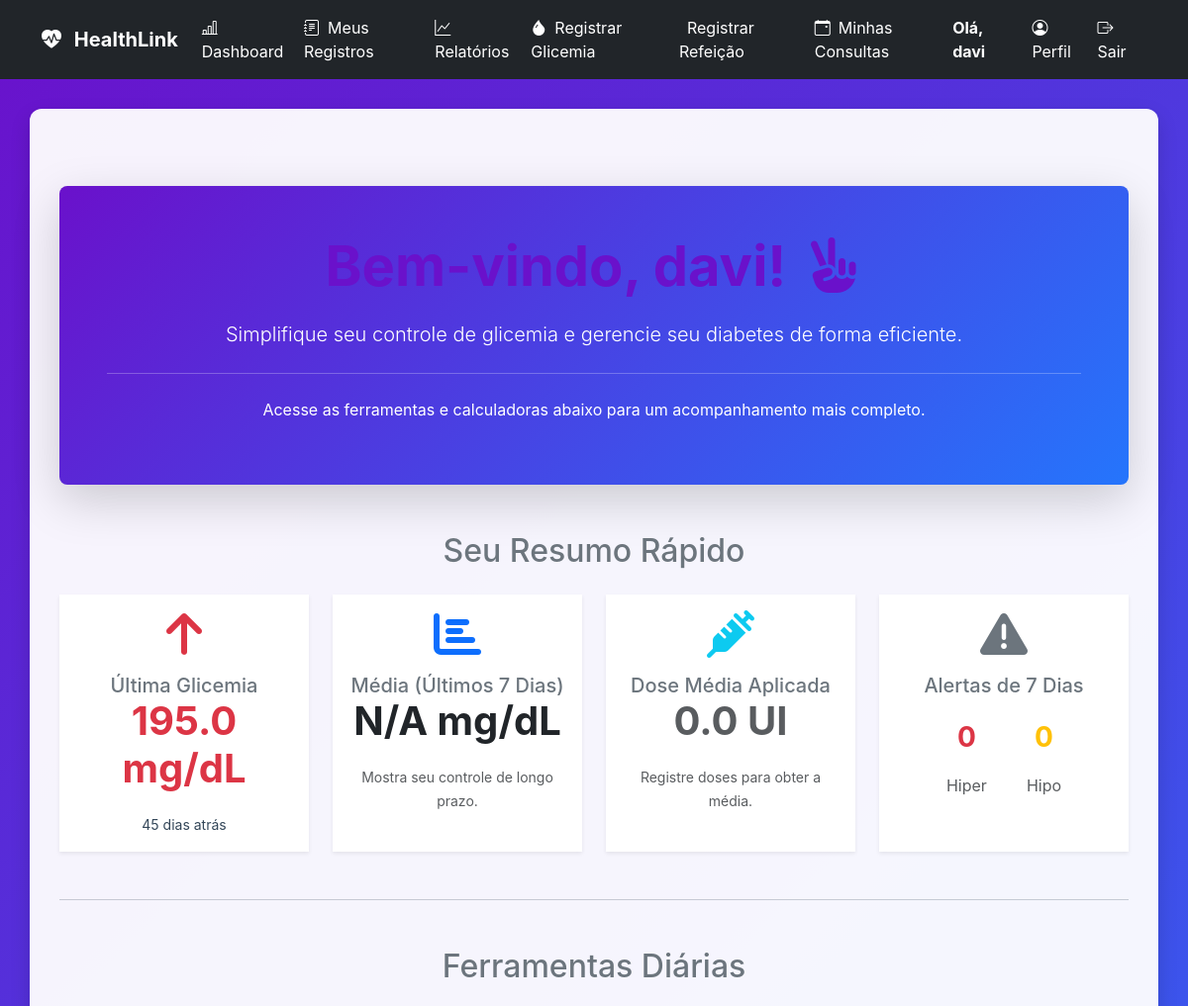
Before: /dashboard (signed in, upper part) with the older database file.
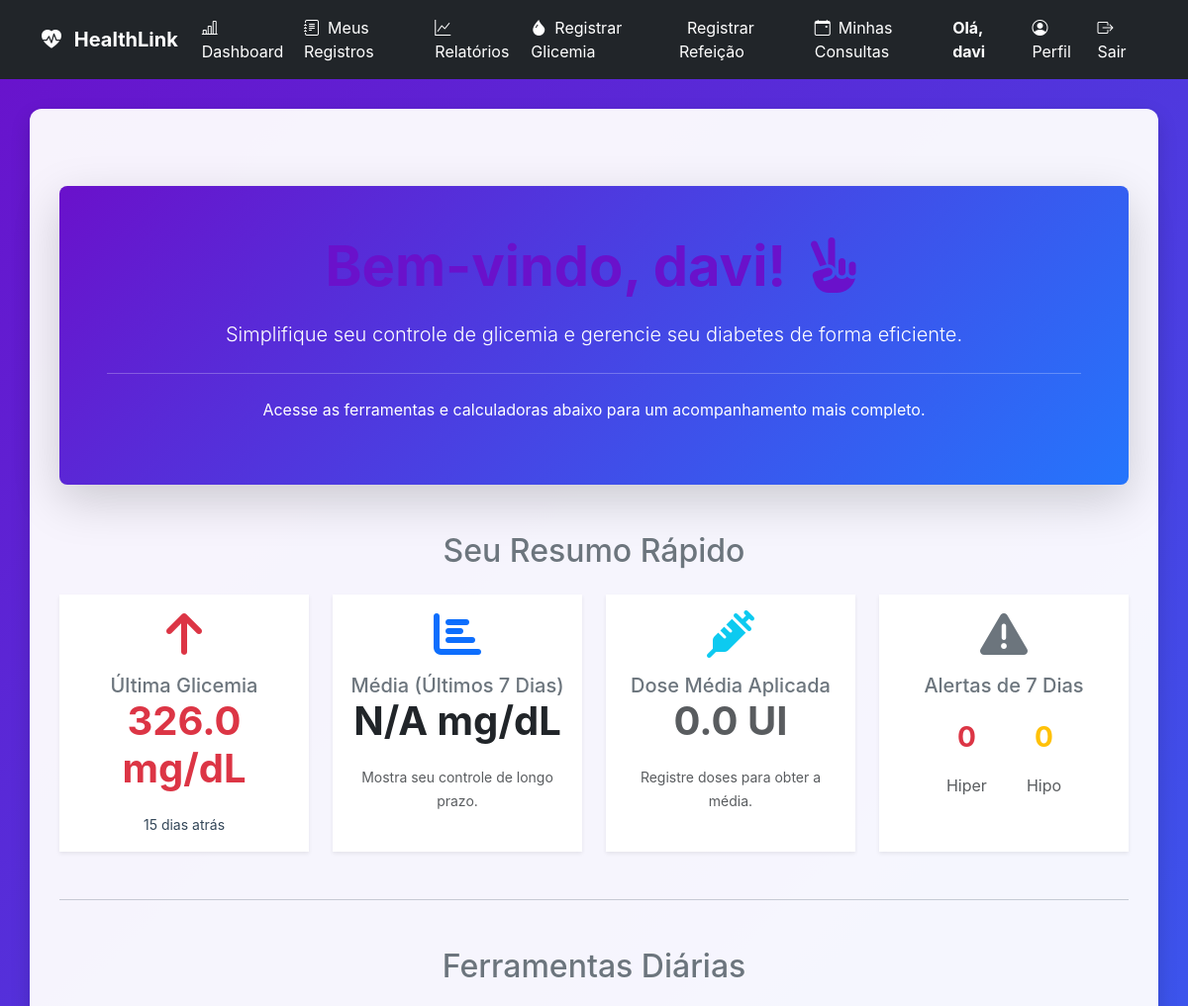
After: the same page with the newer database file.
### tables this page shows
CREATE TABLE registros (
                    id INTEGER PRIMARY KEY,
                    user_id INTEGER NOT NULL,
                    data_hora TEXT NOT NULL,
                    tipo TEXT NOT NULL,
                    valor REAL,
                    observacoes TEXT,
                    alimentos_json TEXT,
                    total_calorias REAL,
                    total_carbs REAL, dose_insulina REAL, dose_aplicada REAL, tipo_medicao TEXT,
                    FOREIGN KEY (user_id) REFERENCES users (id)
                );

### app.py (the view)
@app.route('/dashboard')
@login_required
def dashboard():
    if current_user.role in ['admin', 'secretario']:
        return redirect(url_for('dashboard_gestao'))
    elif current_user.role == 'medico':
        return redirect(url_for('dashboard_medico'))
    elif current_user.role == 'cuidador':
        return redirect(url_for('dashboard_cuidador'))
    elif current_user.role == 'paciente':
        paciente_id = current_user.id
        resumo_dados = db_manager.obter_resumo_paciente(paciente_id)
        dose_media = db_manager.calcular_dose_media_aplicada(paciente_id, dias=14)
        return render_template('dashboard_paciente.html', # Renomeado para clareza
                               resumo_dados=resumo_dados,
                               dose_media_aplicada=dose_media)
    flash("Seu perfil não está configurado. Por favor, entre em contato com o suporte.", 'danger')
    return redirect(url_for('logout'))

### app.py (called while the page is built)
@app.context_processor
def inject_now():
    return {'now': datetime.now}

### database_manager.py (called while the page is built)
    def get_db_connection(self):
        conn = sqlite3.connect(self.db_path)
        conn.execute("PRAGMA foreign_keys = ON;")
        conn.row_factory = sqlite3.Row
        return conn

    def carregar_usuario_por_id(self, user_id):
        conn = self.get_db_connection()
        user_data = conn.execute(
            "SELECT id, username, role, email, nome_completo, razao_ic, fator_sensibilidade, data_nascimento, sexo, telefone, medico_id FROM users WHERE id = ?",
            (user_id,)
        ).fetchone()
        conn.close()
        return dict(user_data) if user_data else None

### models.py (called while the page is built)
    @property
    def is_paciente(self):
        return self.role == 'paciente' or self.role == 'user'

### templates/dashboard_paciente.html (shortened to what the changed rows need)
{% extends 'base.html' %}
{% block content %}
<div class="container my-5">
    <div class="p-5 mb-4 bg-primary rounded-3 shadow-lg text-center text-white hero-dashboard">
        <h1 class="display-4 fw-bold">Bem-vindo, {{ current_user.username }}! <i class="fas fa-hand-peace ms-2"></i>
        </h1>
    </div>
    <h2 class="text-center mt-5 mb-4 text-secondary">Seu Resumo Rápido</h2>
    {% if resumo_dados.ultimo_registro %}
    {% set glicemia_valor = resumo_dados.ultimo_registro.valor | float %}
    {% set status_class = 'text-danger' if glicemia_valor > 180 else ('text-warning' if glicemia_valor < 70
        else 'text-success' ) %} {% set status_icon='fa-arrow-up' if glicemia_valor> 180 else ('fa-arrow-down' if
        glicemia_valor < 70 else 'fa-check-circle' ) %} <div class="row g-4 mb-4">
            <div class="col-12 col-md-6 col-lg-3">
                <div class="dashboard-card bg-white text-center shadow-sm h-100 p-3">
                    <div class="card-body">
                        <i class="fas {{ status_icon }} fa-3x mb-3 {{ status_class }}"></i>
                        <h5 class="card-title text-secondary">Última Glicemia</h5>
                        <h2 class="card-text display-6 fw-bold {{ status_class }}">
                            {{ resumo_dados.ultimo_registro.valor }} mg/dL
                        </h2>
                        <p class="card-text"><small>{{ resumo_dados.ultimo_registro.tempo_desde_ultimo }}</small></p>
                    </div>
                </div>
            </div>
            <div class="col-12 col-md-6 col-lg-3">
                <div class="dashboard-card bg-white text-center shadow-sm h-100 p-3">
                    <div class="card-body">
                        <i class="fas fa-chart-bar fa-3x mb-3 text-primary"></i>
                        <h5 class="card-title text-secondary">Média (Últimos 7 Dias)</h5>
                        <h2 class="card-text display-6 fw-bold text-dark">
                            {% if resumo_dados.media_ultima_semana %}
                            {{ resumo_dados.media_ultima_semana }} mg/dL
                            {% else %}
                            N/A
                            {% endif %}
                        </h2>
                        <p class="card-text"><small class="text-muted">Mostra seu controle de longo prazo.</small></p>
                    </div>
                </div>
            </div>
            <div class="col-12 col-md-6 col-lg-3">
                <div class="dashboard-card bg-white text-center shadow-sm h-100 p-3">
                    <div class="card-body">
                        <i class="fas fa-syringe fa-3x mb-3 text-info"></i>
                        <h5 class="card-title text-secondary">Dose Média Aplicada</h5>
                        {% if dose_media_aplicada is not none and dose_media_aplicada > 0 %}
                        <h2 class="card-text display-6 fw-bold text-dark">{{ dose_media_aplicada }} UI</h2>
                        <p class="card-text"><small class="text-muted">Média das últimas 2 semanas (Sugestão).</small>
                        </p>
                        {% else %}
                        <h2 class="card-text display-6 fw-bold text-muted">0.0 UI</h2>
                        <p class="card-text"><small class="text-muted">Registre doses para obter a média.</small></p>
                        {% endif %}
                    </div>
                </div>
            </div>
            <div class="col-12 col-md-6 col-lg-3">
                <div class="dashboard-card bg-white text-center shadow-sm h-100 p-3">
                    <div class="card-body">
                        <i class="fas fa-exclamation-triangle fa-3x mb-3 text-secondary"></i>
                        <h5 class="card-title text-secondary">Alertas de 7 Dias</h5>
                        <div class="d-flex justify-content-center align-items-center mt-3">
                            <div class="p-2 me-4">
                                <h3 class="fw-bolder text-danger">{{ resumo_dados.hiperglicemia_count }}</h3>
                                <p class="mb-0 text-muted">Hiper</p>
                            </div>
                            <div class="p-2">
                                <h3 class="fw-bolder text-warning">{{ resumo_dados.hipoglicemia_count }}</h3>
                                <p class="mb-0 text-muted">Hipo</p>
                            </div>
                        </div>
                    </div>
                </div>
            </div>
</div>
{% else %}
<div class="alert alert-info text-center mt-5" role="alert">
    Ainda não há registros de glicemia. Use o botão **"Registrar"** para começar a acompanhar seus dados!
</div>
{% endif %}
<h2 class="text-center mb-4 text-secondary">Ferramentas Diárias</h2>
</div>
{% endblock %}

Changed rows visible on the page:
no longer on this page (row unchanged): registros: ultimo_registro.valor "195.0"
added registros: ultimo_registro.valor "326.0"
Other visible differences:
{{ resumo_dados.ultimo_registro.tempo_desde_ultimo }}: "45 dias atrás" → "15 dias atrás"
